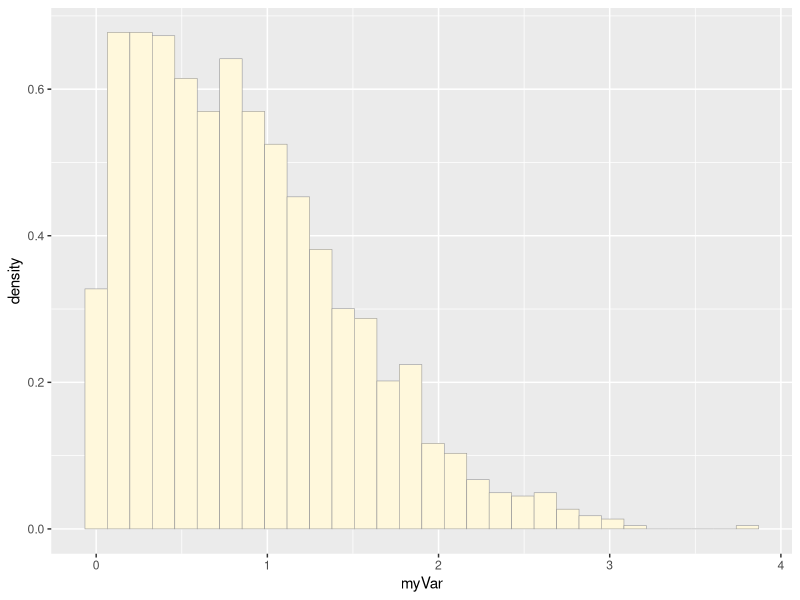
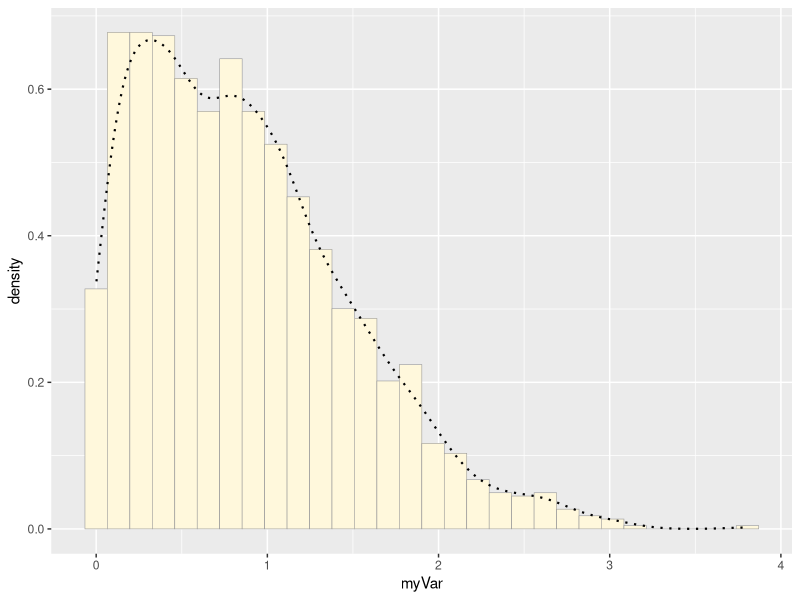
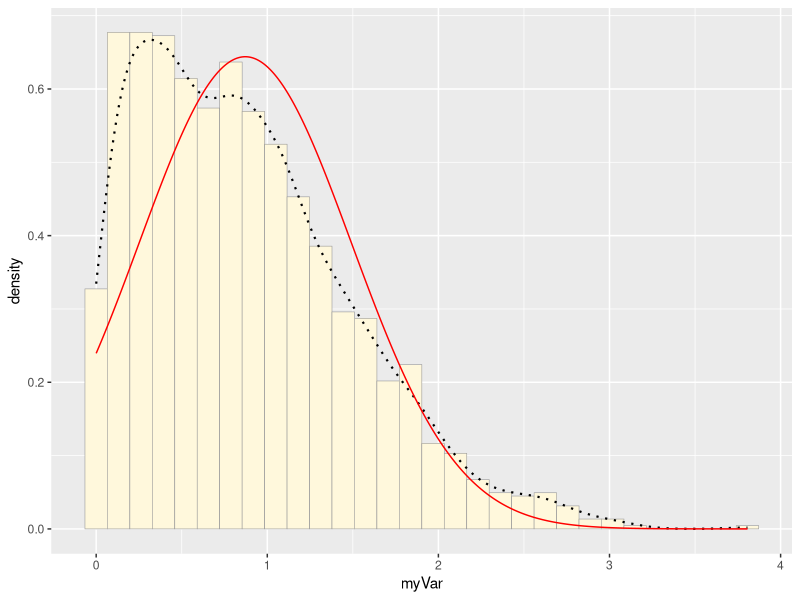
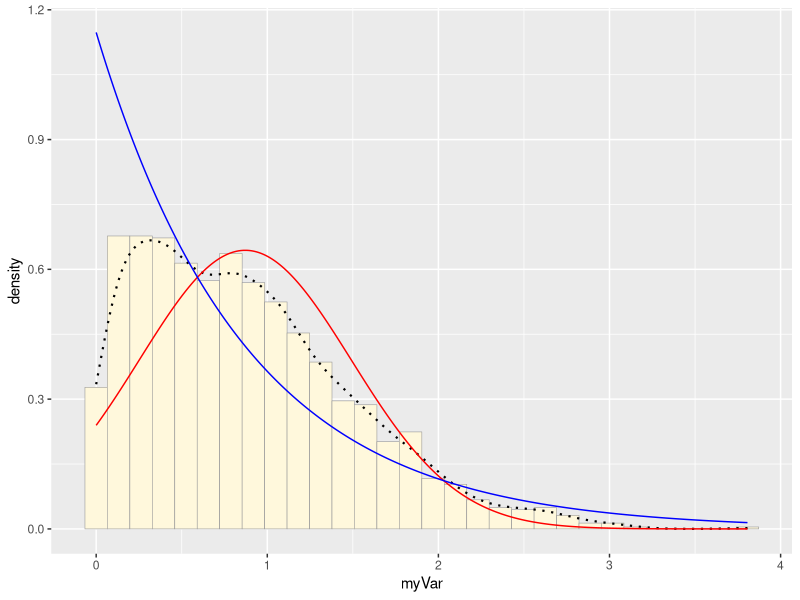
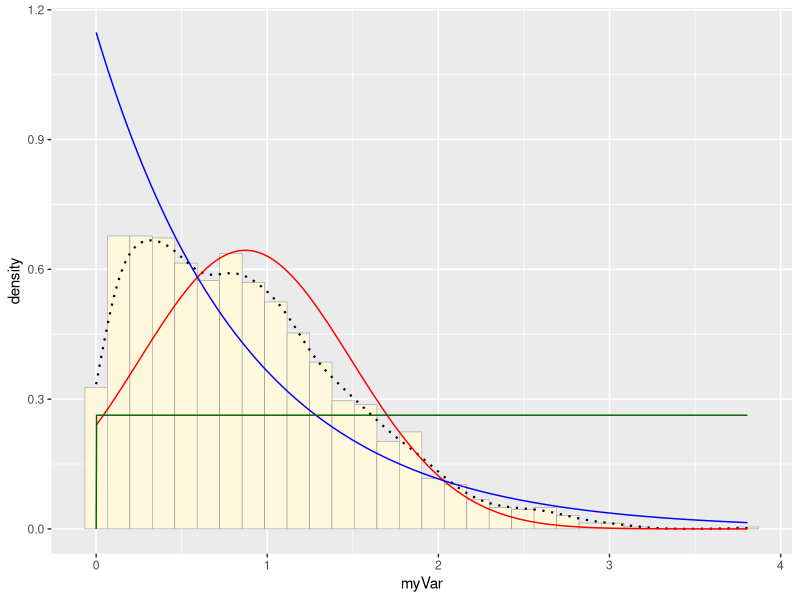
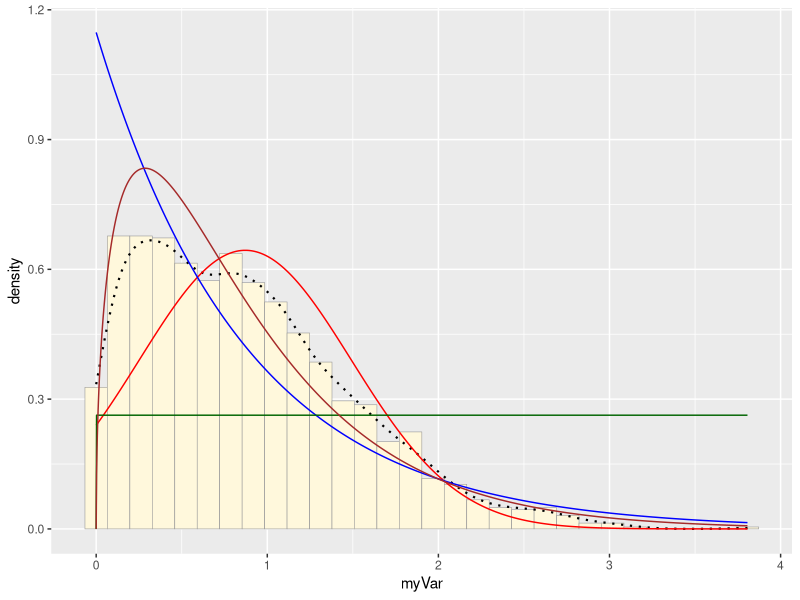
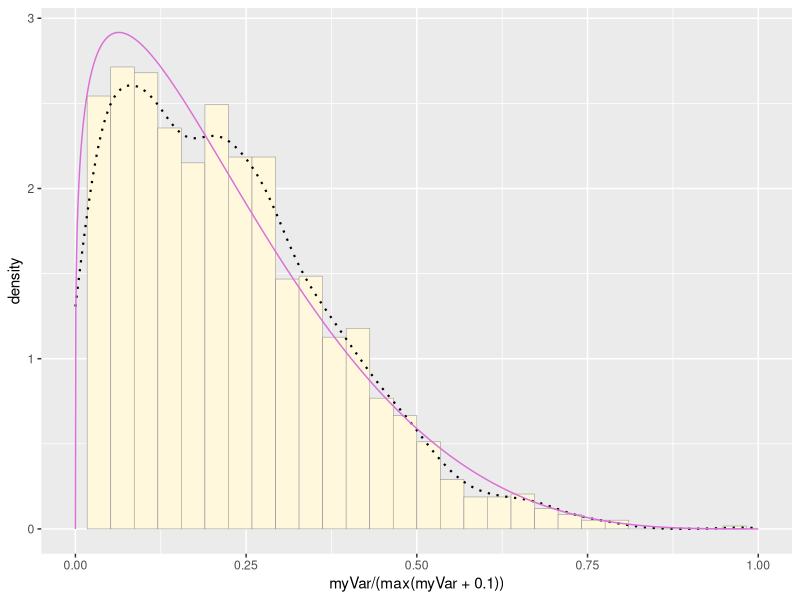
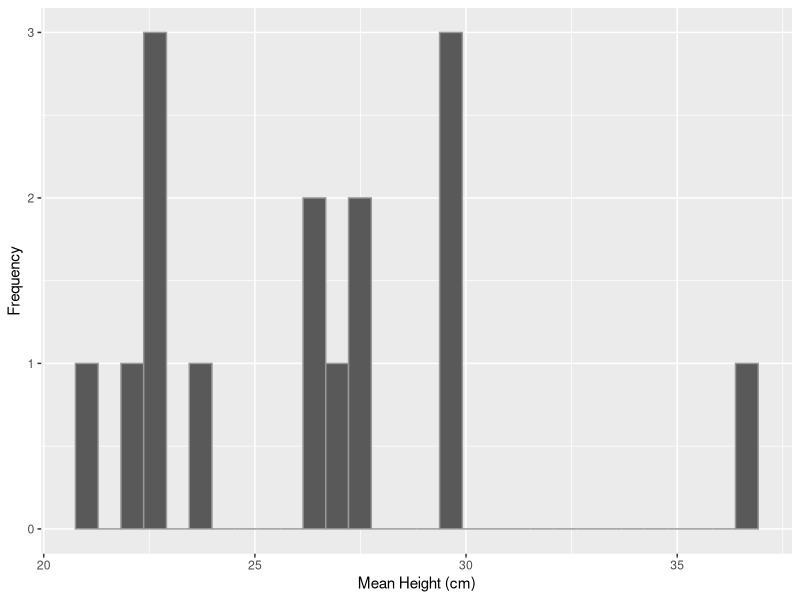

The R script that drew these images, in order:
## ---- chunk 1
library(ggplot2) # for graphics
library(MASS) # for maximum likelihood estimation

# quick and dirty, a truncated normal distribution to work on the solution set

z <- rnorm(n=3000,mean=0.2)
z <- data.frame(1:3000,z)
names(z) <- list("ID","myVar")
z <- z[z$myVar>0,]
str(z)
summary(z$myVar)

#plotting histogram of data
p1 <- ggplot(data=z, aes(x=myVar, y=..density..)) +
  geom_histogram(color="grey60",fill="cornsilk",size=0.2) 
print(p1)

#adding empirical density curve
p1 <-  p1 +  geom_density(linetype="dotted",size=0.75)
print(p1)

#getting maximum likelihood parameters for normal
normPars <- fitdistr(z$myVar,"normal")
print(normPars)
str(normPars)
normPars$estimate["mean"] # note structure of getting a named attribute

#plotting normal probability density
meanML <- normPars$estimate["mean"]
sdML <- normPars$estimate["sd"]

xval <- seq(0,max(z$myVar),len=length(z$myVar))

 stat <- stat_function(aes(x = xval, y = ..y..), fun = dnorm, colour="red", n = length(z$myVar), args = list(mean = meanML, sd = sdML))
 p1 + stat
 
#plotting exponential probability density
expoPars <- fitdistr(z$myVar,"exponential")
rateML <- expoPars$estimate["rate"]

stat2 <- stat_function(aes(x = xval, y = ..y..), fun = dexp, colour="blue", n = length(z$myVar), args = list(rate=rateML))
 p1 + stat + stat2 
 
#plotting uniform probability density
stat3 <- stat_function(aes(x = xval, y = ..y..), fun = dunif, colour="darkgreen", n = length(z$myVar), args = list(min=min(z$myVar), max=max(z$myVar)))
 p1 + stat + stat2 + stat3
 
#plotting gamma probability density
gammaPars <- fitdistr(z$myVar,"gamma")
shapeML <- gammaPars$estimate["shape"]
rateML <- gammaPars$estimate["rate"]

stat4 <- stat_function(aes(x = xval, y = ..y..), fun = dgamma, colour="brown", n = length(z$myVar), args = list(shape=shapeML, rate=rateML))
 p1 + stat + stat2 + stat3 + stat4
 
#plotting beta probability density
pSpecial <- ggplot(data=z, aes(x=myVar/(max(myVar + 0.1)), y=..density..)) +
  geom_histogram(color="grey60",fill="cornsilk",size=0.2) + 
  xlim(c(0,1)) +
  geom_density(size=0.75,linetype="dotted")

betaPars <- fitdistr(x=z$myVar/max(z$myVar + 0.1),start=list(shape1=1,shape2=2),"beta")
shape1ML <- betaPars$estimate["shape1"]
shape2ML <- betaPars$estimate["shape2"]

statSpecial <- stat_function(aes(x = xval, y = ..y..), fun = dbeta, colour="orchid", n = length(z$myVar), args = list(shape1=shape1ML,shape2=shape2ML))
pSpecial + statSpecial
 
## ---- chunk 2
z <- read.csv("Supplemental_Data_2.csv",header=TRUE,sep=",")
str(z)
summary(z)

p1 <- ggplot(data = z, aes(x = Mean.height..cm.)) +
geom_histogram(aes(fill = Mean...prickles), color = "grey60", bins = 30) +
scale_fill_gradient(low = "cornsilk", high = "cornflowerblue") + # Gradient fill color
labs(x = "Mean Height (cm)", y = "Frequency") 
print(p1)

#plotting histogram of data
p1 <- ggplot(data = z, aes(x = Mean.height..cm.)) +
geom_histogram(color="grey60",fill="cornsilk",size=0.2) 
print(p1)

#adding empirical density curve
p1 <-  p1 +  geom_density(linetype="dotted",size=0.75)
print(p1)

#getting maximum likelihood parameters for normal
normPars <- fitdistr(z$Mean.height..cm.,"normal")
print(normPars)
str(normPars)
normPars$estimate["mean"] # note structure of getting a named attribute

#plotting normal probability density
meanML <- normPars$estimate["mean"]
sdML <- normPars$estimate["sd"]

xval <- seq(0,max(z$Mean.height..cm.),len=length(z$Mean.height..cm.))

stat <- stat_function(aes(x = xval, y = Mean.height..cm.), fun = dnorm, colour="red", n = length(z$Mean.height..cm.), args = list(mean = meanML, sd = sdML))
p1 + stat
 
#plotting exponential probability density
expoPars <- fitdistr(z$Mean.height..cm.,"exponential")
rateML <- expoPars$estimate["rate"]

stat2 <- stat_function(aes(x = xval, y = Mean.height..cm.), fun = dexp, colour="blue", n = length(z$Mean.height..cm.), args = list(rate=rateML))
p1 + stat + stat2 
 
#plotting uniform probability density
stat3 <- stat_function(aes(x = xval, y = Mean.height..cm.), fun = dunif, colour="darkgreen", n = length(z$Mean.height..cm.), args = list(min=min(z$Mean.height..cm.), max=max(z$Mean.height..cm.)))
p1 + stat + stat2 + stat3
 
#plotting gamma probability density
gammaPars <- fitdistr(z$Mean.height..cm.,"gamma")
shapeML <- gammaPars$estimate["shape"]
rateML <- gammaPars$estimate["rate"]

stat4 <- stat_function(aes(x = xval, y = Mean.height..cm.), fun = dgamma, colour="purple", n = length(z$Mean.height..cm.), args = list(shape=shapeML, rate=rateML))
p1 + stat + stat2 + stat3 + stat4 

#plotting beta probability density
pSpecial <- ggplot(data=z, aes(x=Mean.height..cm./(max(Mean.height..cm. + 0.1)), y=Mean.height..cm.)) +
geom_histogram(color="grey60",fill="cornsilk",size=0.2) + 
xlim(c(0,1)) +
geom_density(size=0.75,linetype="dotted")

betaPars <- fitdistr(x=z$Mean.height..cm./max(z$Mean.height..cm. + 0.1),start=list(shape1=1,shape2=2),"beta")
shape1ML <- betaPars$estimate["shape1"]
shape2ML <- betaPars$estimate["shape2"]

statSpecial <- stat_function(aes(x = xval, y = Mean.height..cm.), fun = dbeta, colour="orchid", n = length(z$Mean.height..cm.), args = list(shape1=shape1ML,shape2=shape2ML))
#pSpecial + statSpecial
 
## ---- chunk 3
y <- rnorm(n=15,mean=26.4,sd=4.05)
y <- data.frame(1:15,y)
names(y) <- list("ID","myVar")
y <- y[y$myVar>0,]
str(y)
summary(y$myVar)

#plotting histogram of data
p1normal <- ggplot(data=y, aes(x=myVar, y=..density..)) +
  geom_histogram(color="grey60",fill="cornsilk",size=0.2) 
print(p1normal)

#adding empirical density curve
p1normal <-  p1normal +  geom_density(linetype="dotted",size=0.75)
print(p1normal)

#getting maximum likelihood parameters for normal
normPars <- fitdistr(y$myVar,"normal")
print(normPars)
str(normPars)
normPars$estimate["mean"] # note structure of getting a named attribute

#plotting normal probability density
meanML <- normPars$estimate["mean"]
sdML <- normPars$estimate["sd"]

xval <- seq(0,max(y$myVar),len=length(y$myVar))

 stat <- stat_function(aes(x = xval, y = ..y..), fun = dnorm, colour="red", n = length(y$myVar), args = list(mean = meanML, sd = sdML))
 p1 + stat
 
